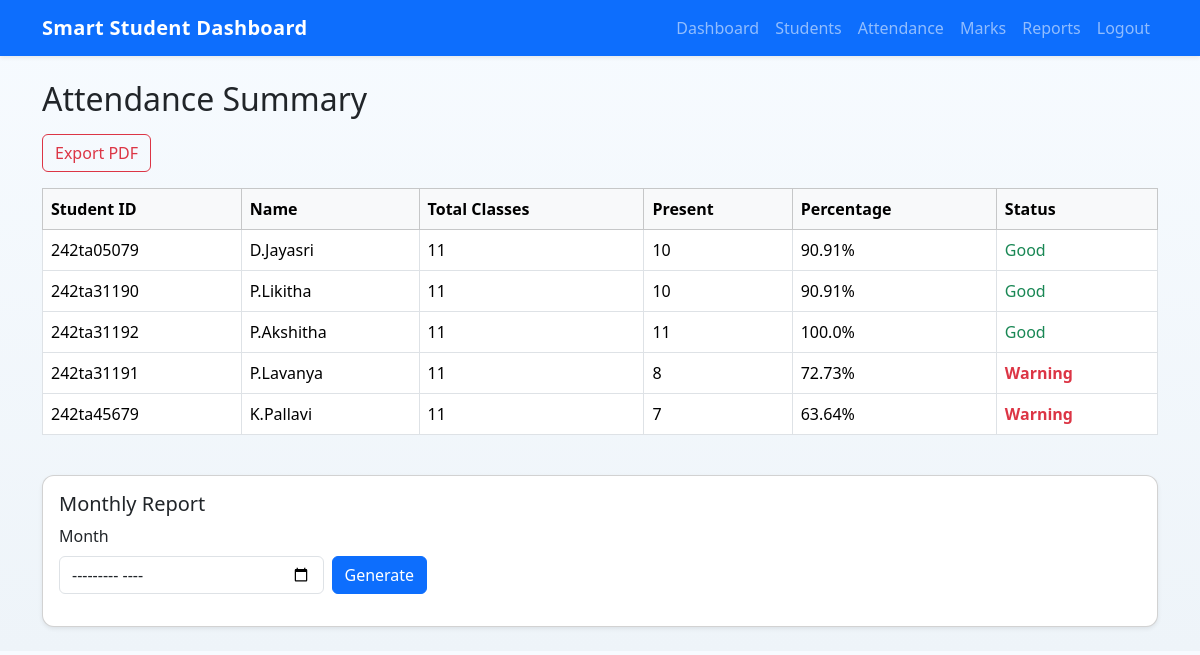
The app's page /attendance/summary (signed in) with its own data.
### tables this page shows
CREATE TABLE students (
            id INTEGER PRIMARY KEY AUTOINCREMENT,
            student_id TEXT UNIQUE NOT NULL,
            user_id INTEGER,
            name TEXT NOT NULL,
            age INTEGER,
            department TEXT,
            email TEXT,
            phone TEXT,
            profile_photo TEXT,
            FOREIGN KEY (user_id) REFERENCES users (id)
        );

### app.py (the view, shortened to what this page needs)
@app.route("/attendance/summary")
@login_required
def attendance_summary():
    db = get_db()
    if session.get("role") == "student":
        student = db.execute(
            "SELECT id, name, student_id FROM students WHERE user_id = ?", (session["user_id"],)
        ).fetchone()
        if not student:
            flash("Student profile not found.", "warning")
            return redirect(url_for("student_dashboard"))
        summary = db.execute(
            """
            SELECT s.name,
                   s.student_id,
                   COUNT(a.id) AS total_classes,
                   SUM(CASE WHEN a.status='Present' THEN 1 ELSE 0 END) AS presents,
                   ROUND(100.0 * SUM(CASE WHEN a.status='Present' THEN 1 ELSE 0 END) / COUNT(a.id), 2) AS percent
            FROM students s
            LEFT JOIN attendance a ON a.student_id = s.id
            WHERE s.id = ?
            GROUP BY s.id
            """,
            (student["id"],),
        ).fetchall()
    else:
        summary = db.execute(
            """
            SELECT s.name,
                   s.student_id,
                   COUNT(a.id) AS total_classes,
                   SUM(CASE WHEN a.status='Present' THEN 1 ELSE 0 END) AS presents,
                   ROUND(100.0 * SUM(CASE WHEN a.status='Present' THEN 1 ELSE 0 END) / COUNT(a.id), 2) AS percent
            FROM students s
            LEFT JOIN attendance a ON a.student_id = s.id
            GROUP BY s.id
            """
        ).fetchall()
    month = request.args.get("month")
    monthly_rows = []
    return render_template("attendance_summary.html", summary=summary, monthly_rows=monthly_rows, month=month)

### app.py (called while the page is built)
def get_db():
    if "db" not in g:
        g.db = sqlite3.connect(DATABASE)
        g.db.row_factory = sqlite3.Row
    return g.db

def login_required(view):
    @wraps(view)
    def wrapped(*args, **kwargs):
        if "user_id" not in session:
            flash("Please log in first.", "warning")
            return redirect(url_for("login"))
        return view(*args, **kwargs)
    return wrapped

### templates/attendance_summary.html (shortened to what this page needs)
{% extends 'base.html' %}
{% block content %}
<h2 class="mb-3">Attendance Summary</h2>
<div class="mb-3 d-flex gap-2">
    <a class="btn btn-outline-danger" href="{{ url_for('export_attendance_pdf') }}">Export PDF</a>
</div>
<div class="table-responsive mb-4">
    <table class="table table-bordered">
        <thead class="table-light">
            <tr>
                <th>Student ID</th>
                <th>Name</th>
                <th>Total Classes</th>
                <th>Present</th>
                <th>Percentage</th>
                <th>Status</th>
            </tr>
        </thead>
        <tbody>
            {% for row in summary %}
            <tr>
                <td>{{ row.student_id }}</td>
                <td>{{ row.name }}</td>
                <td>{{ row.total_classes or 0 }}</td>
                <td>{{ row.presents or 0 }}</td>
                <td>{{ row.percent or 0 }}%</td>
                <td>{% if (row.percent or 0) < 75 %}<span class="text-danger fw-semibold">Warning</span>{% else %}<span class="text-success">Good</span>{% endif %}</td>
            </tr>
            {% else %}
            <tr><td colspan="6" class="text-center text-muted">No attendance data yet.</td></tr>
            {% endfor %}
        </tbody>
    </table>
</div>
<div class="card shadow-sm p-3">
    <h5>Monthly Report</h5>
    <form method="get" class="row g-2 align-items-end mb-3">
        <div class="col-md-3">
            <label class="form-label">Month</label>
            <input type="month" name="month" class="form-control" value="{{ month or '' }}">
        </div>
        <div class="col-md-3"><button class="btn btn-primary" type="submit">Generate</button></div>
    </form>
</div>
{% endblock %}

### static/css/styles.css (style rules this page uses)
body { background: linear-gradient(180deg, #f7fbff, #eef4f9); }
.card { border-radius: 12px; }

### records on screen
students: student_id "242ta05079", name "D.Jayasri", total_classes "11", presents "10", percent "90.91", shows "Good"
students: student_id "242ta31190", name "P.Likitha", total_classes "11", presents "10", percent "90.91", shows "Good"
students: student_id "242ta31192", name "P.Akshitha", total_classes "11", presents "11", percent "100.0", shows "Good"
students: student_id "242ta31191", name "P.Lavanya", total_classes "11", presents "8", percent "72.73", shows "Warning"
students: student_id "242ta45679", name "K.Pallavi", total_classes "11", presents "7", percent "63.64", shows "Warning"
